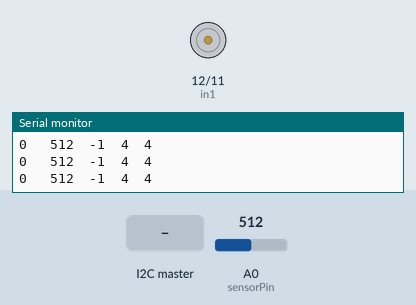
This sketch was run on a simulated Arduino Uno, built with avr-gcc and run on an emulated ATmega328P. On the bench: motor-driver pin pairs drawn as motors (green arrow = first pin HIGH = forward, orange = second pin HIGH = backward, longer = more drive, scaled by the enable pin), the last lines printed to the serial monitor. Inputs (shaded band) come from the test bench; at power-on: A0 (sensorPin) = 512.

Above: at 1.2 s.
1.3 s: the I2C master sends the byte 90
At 1.9 s:
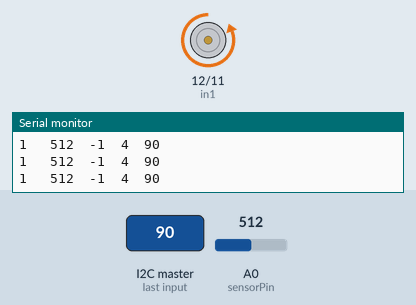
2.8 s: A0 (sensorPin) set to 705
4.3 s: A0 (sensorPin) set to 720
At 4.9 s:
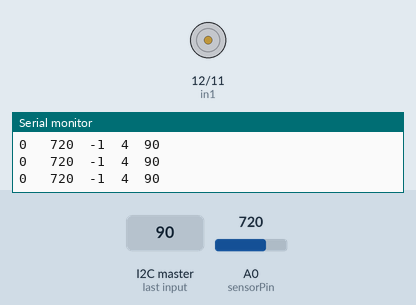
Timing chart, 0 to 7.3 s (numbered marks = the images above; inputs shaded):
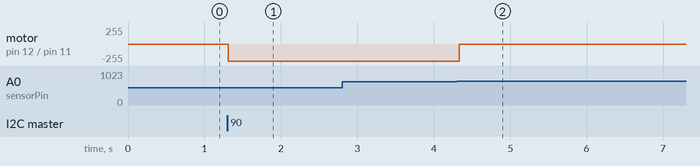

The sketch:

slave.ino
```cpp
#include <Wire.h>

#define READY 0
#define MOVE 1
#define CALIB 2

int enA = 13;
int in1 = 12;
int in2 = 11;
int lightCalib;
int sensorValue;

int state = CALIB;

int sensorPin = A0;

int lightCal;

int x = -1;
int prev = 4;
int curr = 4;

void setup() {
  Serial.begin(9600);
  Wire.begin(9);
  Wire.onReceive(receiveEvent);

  // Set all the motor control pins to outputs
  pinMode(enA, OUTPUT);
  pinMode(in1, OUTPUT);
  pinMode(in2, OUTPUT);

  // Turn off motors - Initial state
  digitalWrite(in1, LOW);
  digitalWrite(in2, LOW);

  pinMode(sensorPin, INPUT);
  lightCal = analogRead(sensorPin);
}
char msg[50];

void loop() {
  sensorValue = analogRead(sensorPin);

  if(state == CALIB){
    lightCalib = analogRead(sensorPin);
    Serial.println(sensorValue);
    state = READY;
  }

  if(state == READY){
     digitalWrite(in1, LOW);
     digitalWrite(in2, LOW);
  }

  if (x > -1){
     state = MOVE;
     prev = curr;
     curr = x;
     x = -1;
  }

  if(state == MOVE){
     // read the value from the sensor
    if (sensorValue < lightCalib + 200){
       directionControl(is_next_on_right(prev, curr));
    }
    else if (sensorValue > lightCalib + 200) {
       state = READY;
       Serial.println("found");
    }
  }

  sprintf(msg, "%1d\t%4d\t%1d\t%1d\t%1d", state, sensorValue, x, prev, curr);
  Serial.println(msg);
}

// This function lets you control spinning direction of motors
void directionControl(bool toTheRight) {
  // Set motors to maximum speed
  // For PWM maximum possible values are 0 to 255
  analogWrite(enA, 255);

  // Turn on motor A & B
  digitalWrite(in1, toTheRight);
  digitalWrite(in2, !toTheRight);
}

void receiveEvent(int bytes) {
  x = Wire.read();    // read one character from the I2C
}

bool is_next_on_right(int prev, int curr){
  bool is_right = false;

  int delta = curr - prev;
  if(delta > 0 && delta < 4) is_right = true;
  if(delta < -4 && delta > -8) is_right = true;
  return is_right;
}
```

Measured:
- the behaviour switches between 712 and 713 on A0 (sensorPin) (found by bisection; images 1 and 2)
- after the input at 1.3 s, motor on pin 12 (in1) / pin 11 (in2): stopped → backward 255/255 at once
- after the input at 4.3 s, motor on pin 12 (in1) / pin 11 (in2): backward 255/255 → stopped at once
